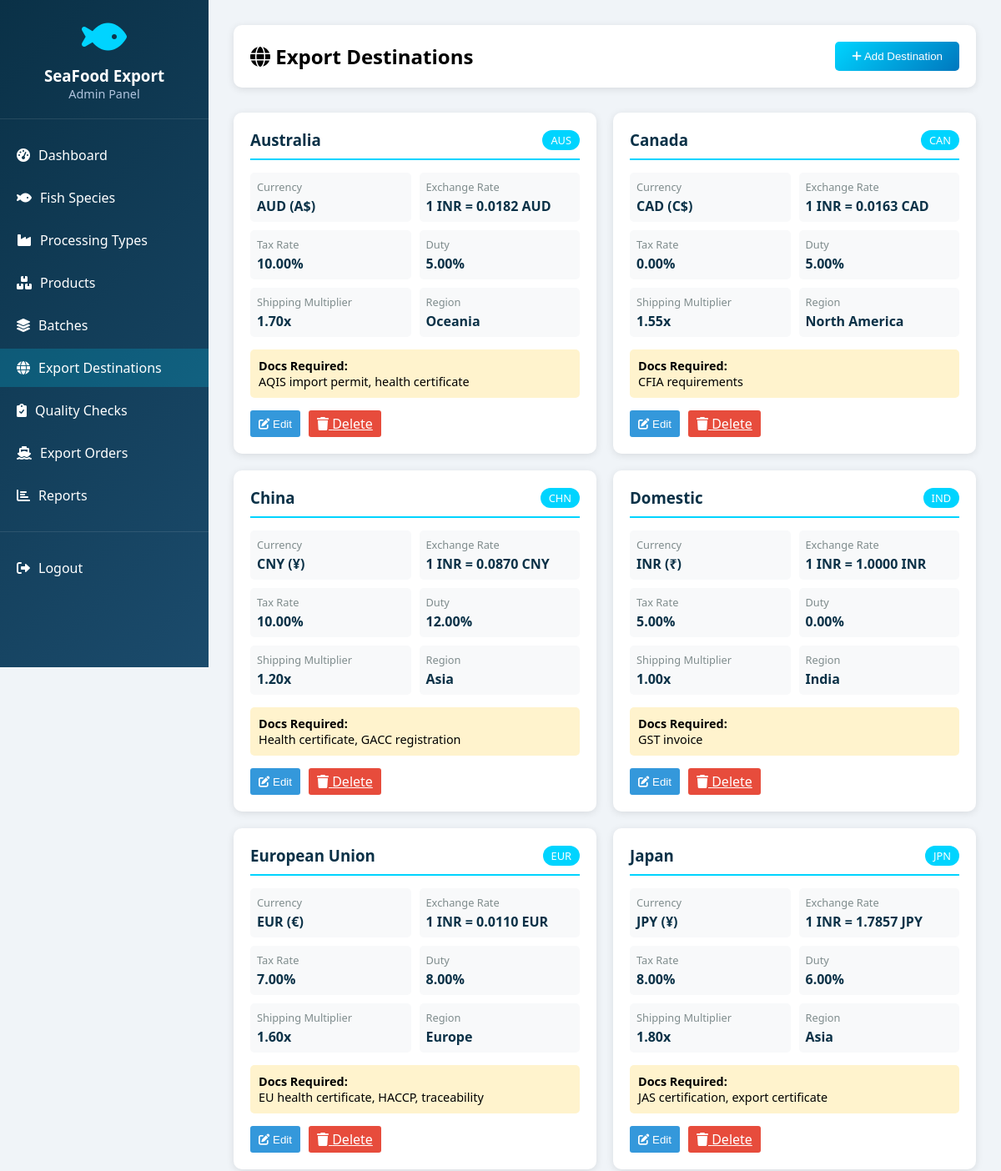
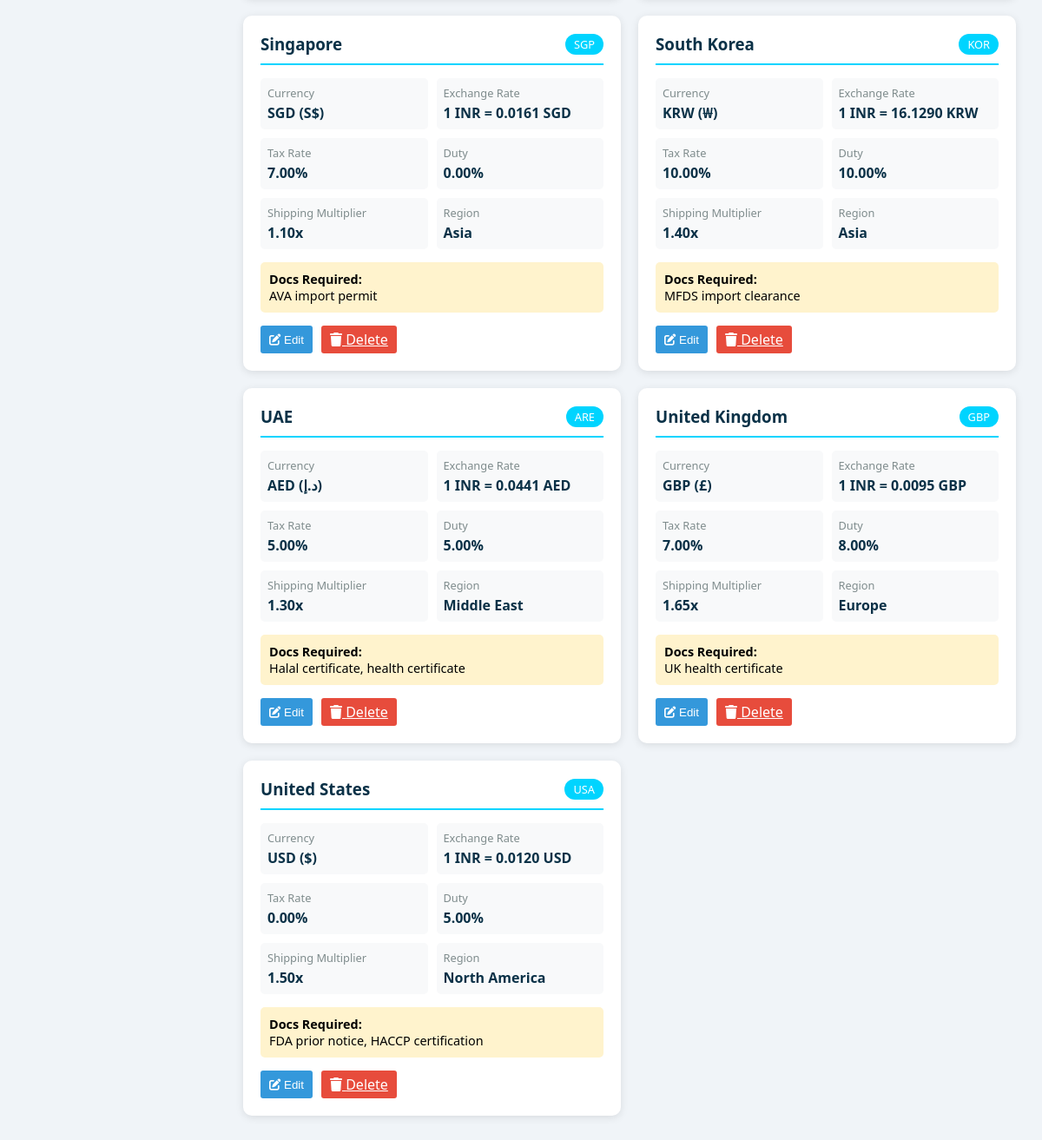
The app's page /admin/manage_destinations.php (signed in) with its own data (2 pictures, top to bottom).
### tables this page shows
CREATE TABLE `export_destinations` (
  `id` int(11) NOT NULL,
  `country` varchar(100) NOT NULL,
  `country_code` varchar(3) NOT NULL,
  `region` varchar(50) DEFAULT NULL,
  `currency` varchar(3) DEFAULT 'USD',
  `currency_symbol` varchar(5) DEFAULT '$',
  `exchange_rate` decimal(10,4) DEFAULT 1.0000,
  `tax_rate` decimal(5,2) DEFAULT 0.00,
  `duty_percentage` decimal(5,2) DEFAULT 0.00,
  `shipping_multiplier` decimal(3,2) DEFAULT 1.00,
  `documentation_requirements` text DEFAULT NULL,
  `restrictions` text DEFAULT NULL,
  `status` tinyint(1) DEFAULT 1,
  `created_at` timestamp NOT NULL DEFAULT current_timestamp()
);

### admin/manage_destinations.php (the view, shortened to what this page needs)
<?php
require_once '../includes/auth.php';
$destinations = mysqli_query($conn, "SELECT * FROM export_destinations ORDER BY country");
?>
<!DOCTYPE html>
<html lang="en">
<head>
    <link rel="stylesheet" href="https://cdnjs.cloudflare.com/ajax/libs/font-awesome/6.0.0/css/all.min.css">
</head>
<body>
    <?php include '../includes/sidebar.php'; ?>
    <div class="main-content">
        <div class="page-header">
            <h2><i class="fas fa-globe"></i> Export Destinations</h2>
            <button class="btn-add" onclick="openAddModal()">
                <i class="fas fa-plus"></i> Add Destination
            </button>
        </div>
        <div class="destinations-grid">
            <?php while ($row = mysqli_fetch_assoc($destinations)): ?>
                <div class="destination-card">
                    <div class="card-header">
                        <h3><?php echo $row['country']; ?></h3>
                        <span class="country-code"><?php echo $row['country_code']; ?></span>
                    </div>
                    <div class="details">
                        <div class="detail-item">
                            <div class="label">Currency</div>
                            <div class="value"><?php echo $row['currency']; ?> (<?php echo $row['currency_symbol']; ?>)</div>
                        </div>
                        <div class="detail-item">
                            <div class="label">Exchange Rate</div>
                            <div class="value">1 INR = <?php echo number_format(1/$row['exchange_rate'], 4); ?> <?php echo $row['currency']; ?></div>
                        </div>
                        <div class="detail-item">
                            <div class="label">Tax Rate</div>
                            <div class="value"><?php echo $row['tax_rate']; ?>%</div>
                        </div>
                        <div class="detail-item">
                            <div class="label">Duty</div>
                            <div class="value"><?php echo $row['duty_percentage']; ?>%</div>
                        </div>
                        <div class="detail-item">
                            <div class="label">Shipping Multiplier</div>
                            <div class="value"><?php echo $row['shipping_multiplier']; ?>x</div>
                        </div>
                        <div class="detail-item">
                            <div class="label">Region</div>
                            <div class="value"><?php echo $row['region'] ?? 'N/A'; ?></div>
                        </div>
                    </div>
                    <?php if ($row['documentation_requirements']): ?>
                        <div class="requirements">
                            <strong>Docs Required:</strong><br>
                            <?php echo $row['documentation_requirements']; ?>
                        </div>
                    <?php endif; ?>
                    <div class="actions">
                        <button class="btn-edit" onclick="openEditModal(<?php echo htmlspecialchars(json_encode($row)); ?>)">
                            <i class="fas fa-edit"></i> Edit
                        </button>
                        <a href="?delete=<?php echo $row['id']; ?>" class="btn-delete" onclick="return confirm('Delete this destination?')">
                            <i class="fas fa-trash"></i> Delete
                        </a>
                    </div>
                </div>
            <?php endwhile; ?>
        </div>
    </div>
</body>
</html>

### admin/manage_destinations.php (style rules this page uses)
* { margin: 0; padding: 0; box-sizing: border-box; }
body { font-family: 'Segoe UI', sans-serif; background: #f0f4f8; }
.main-content { flex: 1; margin-left: 250px; padding: 30px; }
.page-header { display: flex; justify-content: space-between; align-items: center; margin-bottom: 30px; padding: 20px; background: white; border-radius: 10px; box-shadow: 0 2px 10px rgba(0,0,0,0.1); }
.btn-add { background: linear-gradient(135deg, #00d4ff, #0077be); color: white; padding: 10px 20px; border: none; border-radius: 5px; cursor: pointer; }
.destinations-grid { display: grid; grid-template-columns: repeat(auto-fill, minmax(350px, 1fr)); gap: 20px; }
.destination-card { background: white; padding: 20px; border-radius: 10px; box-shadow: 0 2px 10px rgba(0,0,0,0.1); }
.card-header { display: flex; justify-content: space-between; align-items: center; margin-bottom: 15px; padding-bottom: 10px; border-bottom: 2px solid #00d4ff; }
.card-header h3 { color: #0a3147; margin: 0; }
.country-code { background: #00d4ff; color: white; padding: 3px 10px; border-radius: 15px; font-size: 0.8rem; }
.details { display: grid; grid-template-columns: 1fr 1fr; gap: 10px; margin-bottom: 15px; }
.detail-item { padding: 8px; background: #f8f9fa; border-radius: 5px; }
.detail-item .label { color: #7f8c8d; font-size: 0.8rem; margin-bottom: 3px; }
.detail-item .value { color: #0a3147; font-weight: 600; }
.requirements { margin: 15px 0; padding: 10px; background: #fff3cd; border-radius: 5px; font-size: 0.9rem; }
.actions { display: flex; gap: 10px; }
.btn-edit, .btn-delete { padding: 5px 10px; border: none; border-radius: 3px; cursor: pointer; }
.btn-edit { background: #3498db; color: white; }
.btn-delete { background: #e74c3c; color: white; }

### records on screen
export_destinations: country "Australia", country_code "AUS", currency "AUD", currency_symbol "A$", 1/$row['exchange_rate'] "0.0182", tax_rate "10.00", duty_percentage "5.00", shipping_multiplier "1.70", region "Oceania", documentation_requirements "AQIS import permit, health certificate"
export_destinations: country "Canada", country_code "CAN", currency "CAD", currency_symbol "C$", 1/$row['exchange_rate'] "0.0163", tax_rate "0.00", duty_percentage "5.00", shipping_multiplier "1.55", region "North America", documentation_requirements "CFIA requirements"
export_destinations: country "China", country_code "CHN", currency "CNY", currency_symbol "¥", 1/$row['exchange_rate'] "0.0870", tax_rate "10.00", duty_percentage "12.00", shipping_multiplier "1.20", region "Asia", documentation_requirements "Health certificate, GACC registration"
export_destinations: country "Domestic", country_code "IND", currency "INR", currency_symbol "₹", 1/$row['exchange_rate'] "1.0000", tax_rate "5.00", duty_percentage "0.00", shipping_multiplier "1.00", region "India", documentation_requirements "GST invoice"
export_destinations: country "European Union", country_code "EUR", currency "EUR", currency_symbol "€", 1/$row['exchange_rate'] "0.0110", tax_rate "7.00", duty_percentage "8.00", shipping_multiplier "1.60", region "Europe", documentation_requirements "EU health certificate, HACCP, traceability"
export_destinations: country "Japan", country_code "JPN", currency "JPY", currency_symbol "¥", 1/$row['exchange_rate'] "1.7857", tax_rate "8.00", duty_percentage "6.00", shipping_multiplier "1.80", region "Asia", documentation_requirements "JAS certification, export certificate"
export_destinations: country "Singapore", country_code "SGP", currency "SGD", currency_symbol "S$", 1/$row['exchange_rate'] "0.0161", tax_rate "7.00", duty_percentage "0.00", shipping_multiplier "1.10", region "Asia", documentation_requirements "AVA import permit"
export_destinations: country "South Korea", country_code "KOR", currency "KRW", currency_symbol "₩", 1/$row['exchange_rate'] "16.1290", tax_rate "10.00", duty_percentage "10.00", shipping_multiplier "1.40", region "Asia", documentation_requirements "MFDS import clearance"
export_destinations: country "UAE", country_code "ARE", currency "AED", currency_symbol "د.إ", 1/$row['exchange_rate'] "0.0441", tax_rate "5.00", duty_percentage "5.00", shipping_multiplier "1.30", region "Middle East", documentation_requirements "Halal certificate, health certificate"
export_destinations: country "United Kingdom", country_code "GBP", currency "GBP", currency_symbol "£", 1/$row['exchange_rate'] "0.0095", tax_rate "7.00", duty_percentage "8.00", shipping_multiplier "1.65", region "Europe", documentation_requirements "UK health certificate"
export_destinations: country "United States", country_code "USA", currency "USD", currency_symbol "$", 1/$row['exchange_rate'] "0.0120", tax_rate "0.00", duty_percentage "5.00", shipping_multiplier "1.50", region "North America", documentation_requirements "FDA prior notice, HACCP certification"
